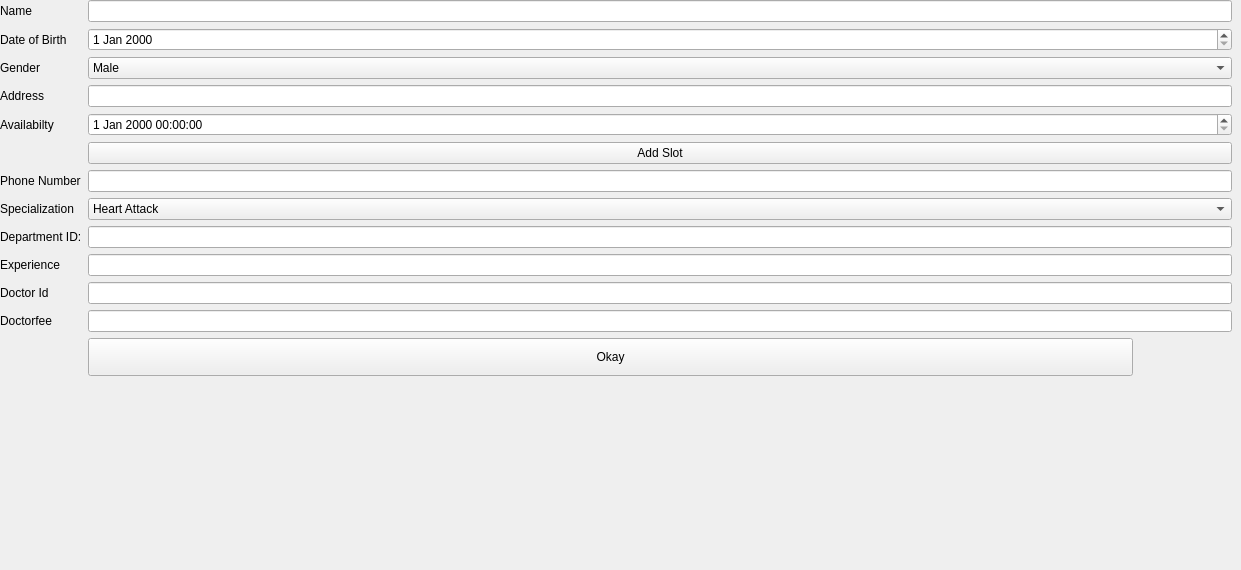
          <widget class="QWidget" name="form">
           <widget class="QWidget" name="">
            <property name="geometry">
             <rect>
              <x>0</x>
              <y>0</y>
              <width>1232</width>
              <height>561</height>
             </rect>
            </property>
            <layout class="QFormLayout" name="formLayout_3">
             <item row="0" column="0">
              <widget class="QLabel" name="label">
               <property name="text">
                <string>Name</string>
               </property>
              </widget>
             </item>
             <item row="0" column="1">
              <widget class="QLineEdit" name="pname"/>
             </item>
             <item row="1" column="0">
              <widget class="QLabel" name="label_2">
               <property name="text">
                <string>Date of Birth</string>
               </property>
              </widget>
             </item>
             <item row="1" column="1">
              <widget class="QDateEdit" name="pdob"/>
             </item>
             <item row="2" column="0">
              <widget class="QLabel" name="label_11">
               <property name="text">
                <string>Gender</string>
               </property>
              </widget>
             </item>
             <item row="2" column="1">
              <widget class="QComboBox" name="comboBox_gender">
               <item>
                <property name="text">
                 <string>Male</string>
                </property>
               </item>
               <item>
                <property name="text">
                 <string>Female</string>
                </property>
               </item>
               <item>
                <property name="text">
                 <string>Transgender</string>
                </property>
               </item>
              </widget>
             </item>
             <item row="3" column="0">
              <widget class="QLabel" name="label_12">
               <property name="text">
                <string>Address</string>
               </property>
              </widget>
             </item>
             <item row="3" column="1">
              <widget class="QLineEdit" name="lineedit_address"/>
             </item>
             <item row="4" column="0">
              <widget class="QLabel" name="label_19">
               <property name="text">
                <string>Availabilty</string>
               </property>
              </widget>
             </item>
             <item row="4" column="1">
              <widget class="QDateTimeEdit" name="dateTimeEdit_doc"/>
             </item>
             <item row="5" column="1">
              <widget class="QPushButton" name="slot_button">
               <property name="text">
                <string>Add Slot</string>
               </property>
              </widget>
             </item>
             <item row="6" column="0">
              <widget class="QLabel" name="label_13">
               <property name="text">
                <string>Phone Number</string>
               </property>
              </widget>
             </item>
             <item row="6" column="1">
              <widget class="QLineEdit" name="phone_lineedit"/>
             </item>
             <item row="7" column="0">
              <widget class="QLabel" name="label_14">
               <property name="text">
                <string>Specialization</string>
               </property>
              </widget>
             </item>
             <item row="7" column="1">
              <widget class="QComboBox" name="comboBox_special">
               <item>
                <property name="text">
                 <string>Heart Attack</string>
                </property>
               </item>
               <item>
                <property name="text">
                 <string>Brain Tumour</string>
                </property>
               </item>
               <item>
                <property name="text">
                 <string>Keera</string>
                </property>
               </item>
              </widget>
             </item>
             <item row="8" column="0">
              <widget class="QLabel" name="label_15">
               <property name="text">
                <string>Department ID:</string>
               </property>
              </widget>
             </item>
             <item row="9" column="0">
              <widget class="QLabel" name="label_17">
               <property name="text">
                <string>Experience</string>
               </property>
              </widget>
             </item>
             <item row="9" column="1">
              <widget class="QLineEdit" name="experience_lineedit"/>
             </item>
             <item row="13" column="1">
              <widget class="QPushButton" name="pushButton">
               <property name="minimumSize">
                <size>
                 <width>114</width>
                 <height>38</height>
                </size>
               </property>
               <property name="maximumSize">
                <size>
                 <width>1045</width>
                 <height>16777215</height>
                </size>
               </property>
               <property name="text">
                <string>Okay</string>
               </property>
              </widget>
             </item>
             <item row="8" column="1">
              <widget class="QLineEdit" name="experience_lineedit_3"/>
             </item>
             <item row="10" column="1">
              <widget class="QLineEdit" name="lineEdit_iddoc"/>
             </item>
             <item row="11" column="1">
              <widget class="QLineEdit" name="doctorfeeLineEdit"/>
             </item>
             <item row="10" column="0">
              <widget class="QLabel" name="label_18">
               <property name="text">
                <string>Doctor Id</string>
               </property>
              </widget>
             </item>
             <item row="11" column="0">
              <widget class="QLabel" name="doctorfee">
               <property name="text">
                <string>Doctorfee</string>
               </property>
              </widget>
             </item>
            </layout>
           </widget>
          </widget>
